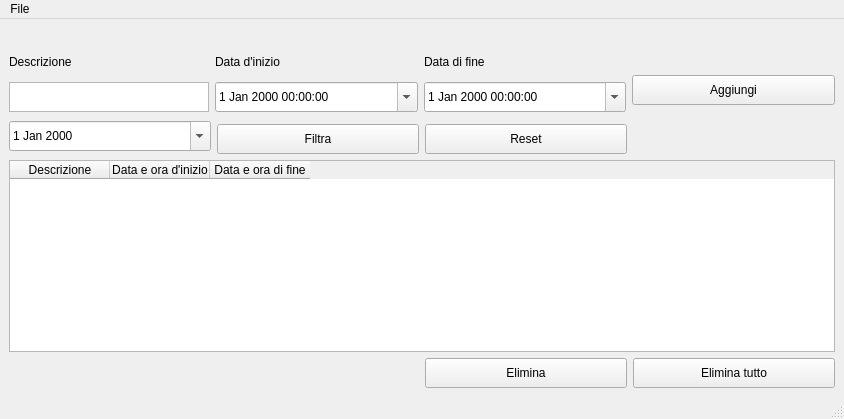
<?xml version="1.0" encoding="UTF-8"?>
<ui version="4.0">
 <class>MainWindow</class>
 <widget class="QMainWindow" name="MainWindow">
  <property name="enabled">
   <bool>true</bool>
  </property>
  <property name="geometry">
   <rect>
    <x>0</x>
    <y>0</y>
    <width>844</width>
    <height>419</height>
   </rect>
  </property>
  <property name="sizePolicy">
   <sizepolicy hsizetype="Fixed" vsizetype="Fixed">
    <horstretch>0</horstretch>
    <verstretch>0</verstretch>
   </sizepolicy>
  </property>
  <property name="windowTitle">
   <string>Register</string>
  </property>
  <widget class="QWidget" name="centralwidget">
   <layout class="QGridLayout" name="gridLayout">
    <item row="1" column="0" rowspan="2">
     <widget class="QDateEdit" name="dateFilter">
      <property name="minimumSize">
       <size>
        <width>0</width>
        <height>30</height>
       </size>
      </property>
      <property name="calendarPopup">
       <bool>true</bool>
      </property>
     </widget>
    </item>
    <item row="5" column="3">
     <widget class="QPushButton" name="btnClearAll">
      <property name="minimumSize">
       <size>
        <width>0</width>
        <height>30</height>
       </size>
      </property>
      <property name="text">
       <string>Elimina tutto</string>
      </property>
     </widget>
    </item>
    <item row="5" column="2">
     <widget class="QPushButton" name="btnClear">
      <property name="minimumSize">
       <size>
        <width>0</width>
        <height>30</height>
       </size>
      </property>
      <property name="text">
       <string>Elimina</string>
      </property>
     </widget>
    </item>
    <item row="2" column="1">
     <widget class="QPushButton" name="btnFilter">
      <property name="minimumSize">
       <size>
        <width>0</width>
        <height>30</height>
       </size>
      </property>
      <property name="text">
       <string>Filtra</string>
      </property>
     </widget>
    </item>
    <item row="0" column="0" colspan="4">
     <layout class="QHBoxLayout" name="horizontalLayout">
      <property name="sizeConstraint">
       <enum>QLayout::SizeConstraint::SetDefaultConstraint</enum>
      </property>
      <item>
       <layout class="QVBoxLayout" name="verticalLayout">
        <item>
         <spacer name="verticalSpacer_2">
          <property name="orientation">
           <enum>Qt::Orientation::Vertical</enum>
          </property>
          <property name="sizeType">
           <enum>QSizePolicy::Policy::Preferred</enum>
          </property>
          <property name="sizeHint" stdset="0">
           <size>
            <width>20</width>
            <height>20</height>
           </size>
          </property>
         </spacer>
        </item>
        <item>
         <widget class="QLabel" name="label_3">
          <property name="text">
           <string>Descrizione</string>
          </property>
         </widget>
        </item>
        <item>
         <widget class="QTextEdit" name="txtDescription">
          <property name="maximumSize">
           <size>
            <width>200</width>
            <height>30</height>
           </size>
          </property>
         </widget>
        </item>
       </layout>
      </item>
      <item>
       <layout class="QVBoxLayout" name="verticalLayout_2">
        <item>
         <spacer name="verticalSpacer_3">
          <property name="orientation">
           <enum>Qt::Orientation::Vertical</enum>
          </property>
          <property name="sizeType">
           <enum>QSizePolicy::Policy::Preferred</enum>
          </property>
          <property name="sizeHint" stdset="0">
           <size>
            <width>20</width>
            <height>20</height>
           </size>
          </property>
         </spacer>
        </item>
        <item>
         <widget class="QLabel" name="label">
          <property name="text">
           <string>Data d'inizio</string>
          </property>
         </widget>
        </item>
        <item>
         <widget class="QDateTimeEdit" name="startTime">
          <property name="sizePolicy">
           <sizepolicy hsizetype="Expanding" vsizetype="Fixed">
            <horstretch>0</horstretch>
            <verstretch>0</verstretch>
           </sizepolicy>
          </property>
          <property name="minimumSize">
           <size>
            <width>0</width>
            <height>30</height>
           </size>
          </property>
          <property name="maximumSize">
           <size>
            <width>16777215</width>
            <height>30</height>
           </size>
          </property>
          <property name="calendarPopup">
           <bool>true</bool>
          </property>
         </widget>
        </item>
       </layout>
      </item>
      <item>
       <layout class="QVBoxLayout" name="verticalLayout_3">
        <property name="sizeConstraint">
         <enum>QLayout::SizeConstraint::SetDefaultConstraint</enum>
        </property>
        <item>
         <spacer name="verticalSpacer_4">
          <property name="orientation">
           <enum>Qt::Orientation::Vertical</enum>
          </property>
          <property name="sizeType">
           <enum>QSizePolicy::Policy::Preferred</enum>
          </property>
          <property name="sizeHint" stdset="0">
           <size>
            <width>20</width>
            <height>20</height>
           </size>
          </property>
         </spacer>
        </item>
        <item>
         <widget class="QLabel" name="label_2">
          <property name="text">
           <string>Data di fine</string>
          </property>
         </widget>
        </item>
        <item>
         <widget class="QDateTimeEdit" name="endTime">
          <property name="sizePolicy">
           <sizepolicy hsizetype="Expanding" vsizetype="Fixed">
            <horstretch>0</horstretch>
            <verstretch>0</verstretch>
           </sizepolicy>
          </property>
          <property name="minimumSize">
           <size>
            <width>0</width>
            <height>30</height>
           </size>
          </property>
          <property name="calendarPopup">
           <bool>true</bool>
          </property>
         </widget>
        </item>
       </layout>
      </item>
      <item>
       <layout class="QVBoxLayout" name="verticalLayout_4">
        <item>
         <spacer name="verticalSpacer">
          <property name="orientation">
           <enum>Qt::Orientation::Vertical</enum>
          </property>
          <property name="sizeType">
           <enum>QSizePolicy::Policy::Preferred</enum>
          </property>
          <property name="sizeHint" stdset="0">
           <size>
            <width>20</width>
            <height>40</height>
           </size>
          </property>
         </spacer>
        </item>
        <item>
         <widget class="QPushButton" name="btnAdd">
          <property name="sizePolicy">
           <sizepolicy hsizetype="Expanding" vsizetype="Fixed">
            <horstretch>0</horstretch>
            <verstretch>0</verstretch>
           </sizepolicy>
          </property>
          <property name="minimumSize">
           <size>
            <width>0</width>
            <height>30</height>
           </size>
          </property>
          <property name="text">
           <string>Aggiungi</string>
          </property>
         </widget>
        </item>
       </layout>
      </item>
     </layout>
    </item>
    <item row="3" column="0" rowspan="2" colspan="4">
     <widget class="QTableWidget" name="tableWidget">
      <property name="maximumSize">
       <size>
        <width>16777215</width>
        <height>351</height>
       </size>
      </property>
      <property name="gridStyle">
       <enum>Qt::PenStyle::SolidLine</enum>
      </property>
      <property name="sortingEnabled">
       <bool>true</bool>
      </property>
      <property name="columnCount">
       <number>3</number>
      </property>
      <attribute name="horizontalHeaderVisible">
       <bool>true</bool>
      </attribute>
      <column>
       <property name="text">
        <string>Descrizione</string>
       </property>
      </column>
      <column>
       <property name="text">
        <string>Data e ora d'inizio</string>
       </property>
      </column>
      <column>
       <property name="text">
        <string>Data e ora di fine</string>
       </property>
      </column>
     </widget>
    </item>
    <item row="2" column="2">
     <widget class="QPushButton" name="btnReset">
      <property name="minimumSize">
       <size>
        <width>0</width>
        <height>30</height>
       </size>
      </property>
      <property name="baseSize">
       <size>
        <width>0</width>
        <height>0</height>
       </size>
      </property>
      <property name="text">
       <string>Reset</string>
      </property>
     </widget>
    </item>
   </layout>
  </widget>
  <widget class="QMenuBar" name="menubar">
   <property name="geometry">
    <rect>
     <x>0</x>
     <y>0</y>
     <width>844</width>
     <height>22</height>
    </rect>
   </property>
   <widget class="QMenu" name="menuFile">
    <property name="title">
     <string>File</string>
    </property>
   </widget>
   <addaction name="menuFile"/>
  </widget>
  <widget class="QStatusBar" name="statusbar"/>
 </widget>
 <resources/>
 <connections/>
</ui>
